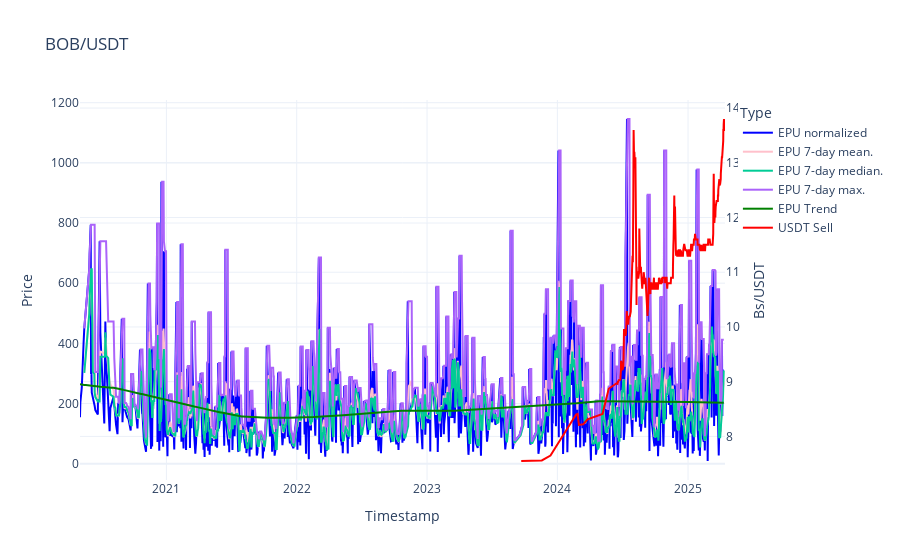

Source (notebook cell):
### Code cell


### Figure 1 — Plotly figure (JSON) as saved in the notebook; plotly's stock layout.template omitted (floating-point values rounded to 4 significant figures; data arrays with more than 128 entries replaced by an {"elided": "..."} marker saying what was removed)
{"data": [{"line": {"color": "blue"}, "mode": "lines", "name": "EPU normalized", "type": "scatter", "x": {"elided": "1650 str values"}, "y": {"elided": "1650 float values"}}, {"line": {"color": "pink"}, "mode": "lines", "name": "EPU 7-day mean.", "type": "scatter", "x": {"elided": "1650 str values"}, "y": {"elided": "1650 float values"}}, {"mode": "lines", "name": "EPU 7-day median.", "type": "scatter", "x": {"elided": "1650 str values"}, "y": {"elided": "1650 float values"}}, {"mode": "lines", "name": "EPU 7-day max.", "type": "scatter", "x": {"elided": "1650 str values"}, "y": {"elided": "1650 float values"}}, {"line": {"color": "green"}, "mode": "lines", "name": "EPU Trend", "type": "scatter", "x": {"elided": "1650 str values"}, "y": {"elided": "1650 float values"}}, {"line": {"color": "red"}, "mode": "lines", "name": "USDT Sell", "type": "scatter", "x": {"elided": "538 str values"}, "y": {"elided": "538 float values"}, "yaxis": "y2"}], "layout": {"legend": {"title": {"text": "Type"}}, "title": {"text": "BOB/USDT"}, "xaxis": {"title": {"text": "Timestamp"}}, "yaxis": {"title": {"text": "Price"}}, "yaxis2": {"overlaying": "y", "side": "right", "title": {"text": "Bs/USDT"}}}}
